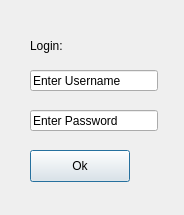
<?xml version="1.0" encoding="UTF-8"?>
<ui version="4.0">
 <class>LoginWindow</class>
 <widget class="QDialog" name="LoginWindow">
  <property name="geometry">
   <rect>
    <x>0</x>
    <y>0</y>
    <width>184</width>
    <height>215</height>
   </rect>
  </property>
  <property name="windowTitle">
   <string>Login</string>
  </property>
  <widget class="QPushButton" name="loginPushButton">
   <property name="geometry">
    <rect>
     <x>30</x>
     <y>150</y>
     <width>100</width>
     <height>32</height>
    </rect>
   </property>
   <property name="text">
    <string>Ok</string>
   </property>
  </widget>
  <widget class="QLineEdit" name="password">
   <property name="geometry">
    <rect>
     <x>30</x>
     <y>110</y>
     <width>128</width>
     <height>21</height>
    </rect>
   </property>
   <property name="text">
    <string>Enter Password</string>
   </property>
  </widget>
  <widget class="QLineEdit" name="username">
   <property name="geometry">
    <rect>
     <x>30</x>
     <y>70</y>
     <width>128</width>
     <height>21</height>
    </rect>
   </property>
   <property name="text">
    <string>Enter Username</string>
   </property>
  </widget>
  <widget class="QLabel" name="label">
   <property name="geometry">
    <rect>
     <x>30</x>
     <y>30</y>
     <width>121</width>
     <height>31</height>
    </rect>
   </property>
   <property name="text">
    <string>Login:</string>
   </property>
   <property name="wordWrap">
    <bool>true</bool>
   </property>
  </widget>
 </widget>
 <resources/>
 <connections/>
</ui>
